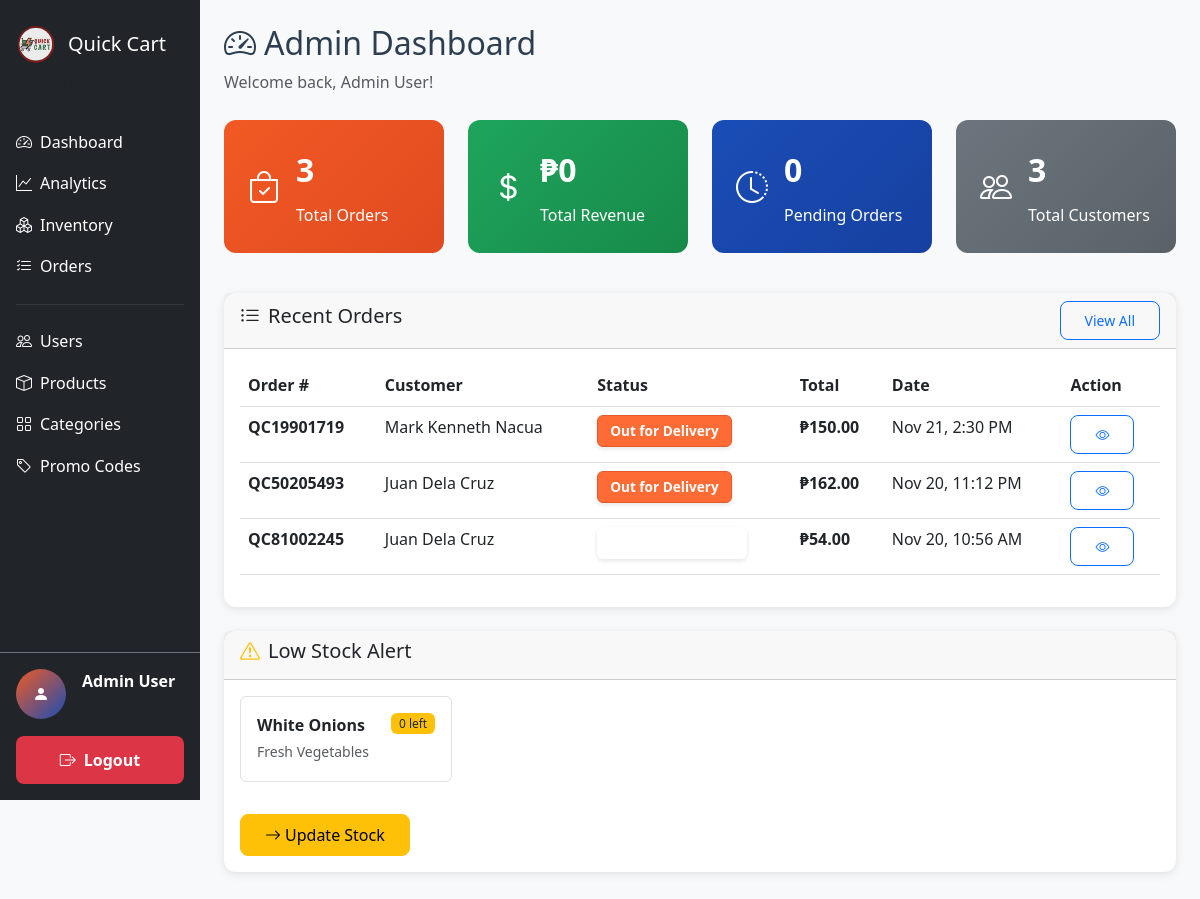
The app's page /dashboard/ (signed in), older data.
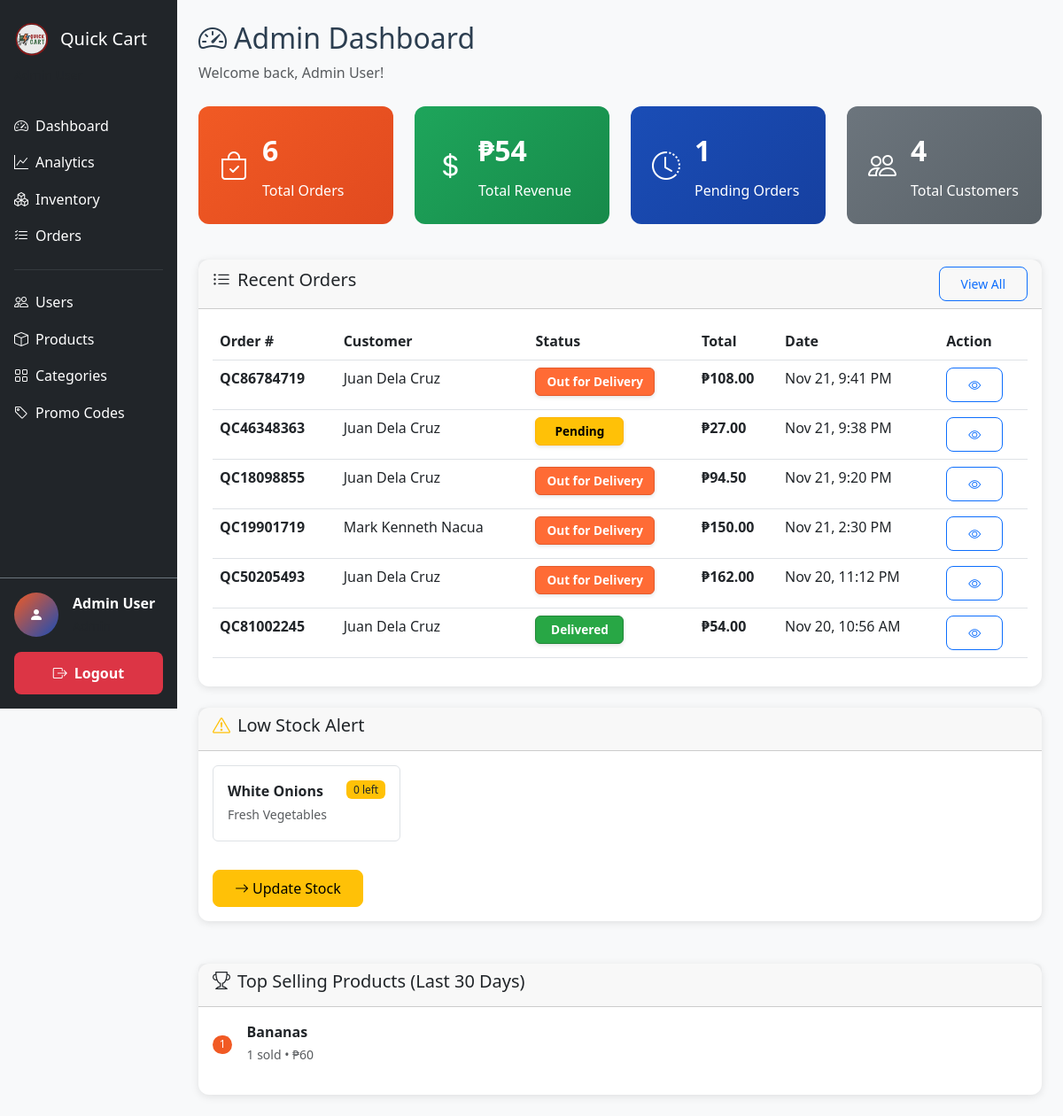
The same page, newer data.
### orders/models.py (models this page shows, shortened)
class Order(models.Model):
    STATUS_CHOICES = [
        ('pending', 'Pending'),
        ('confirmed', 'Confirmed'),
        ('preparing', 'Preparing'),
        ('out_for_delivery', 'Out for Delivery'),
        ('delivered', 'Delivered'),
        ('cancelled', 'Cancelled'),
    ]
    PAYMENT_CHOICES = [
        ('cod', 'Cash on Delivery'),
        ('online', 'Online Payment'),
    ]
    id = models.UUIDField(primary_key=True, default=uuid.uuid4, editable=False)
    user = models.ForeignKey(User, on_delete=models.CASCADE, related_name='orders')
    order_number = models.CharField(max_length=20, unique=True)
    status = models.CharField(max_length=20, choices=STATUS_CHOICES, default='pending')
    payment_method = models.CharField(max_length=20, choices=PAYMENT_CHOICES, default='cod')
    customer_name = models.CharField(max_length=100)
    customer_email = models.EmailField()
    customer_phone = models.CharField(max_length=15)
    delivery_address = models.TextField()
    subtotal = models.DecimalField(max_digits=10, decimal_places=2, validators=[MinValueValidator(0)])
    discount_amount = models.DecimalField(max_digits=10, decimal_places=2, default=0)
    delivery_fee = models.DecimalField(max_digits=10, decimal_places=2, default=0)
    total_amount = models.DecimalField(max_digits=10, decimal_places=2, validators=[MinValueValidator(0)])
    discount_type = models.CharField(max_length=50, blank=True)
    discount_code = models.CharField(max_length=50, blank=True)
    assigned_staff = models.ForeignKey(
        User,
        on_delete=models.SET_NULL,
        null=True,
        blank=True,
        related_name='assigned_orders',
        limit_choices_to={'role': 'staff'}
    )
    created_at = models.DateTimeField(auto_now_add=True)
    updated_at = models.DateTimeField(auto_now=True)
    delivered_at = models.DateTimeField(null=True, blank=True)
    notes = models.TextField(blank=True)
    class Meta:
        ordering = ['-created_at']

### store/models.py (models this page shows, shortened)
class Product(models.Model):
    name = models.CharField(max_length=200)
    slug = models.SlugField(max_length=200, unique=True)
    category = models.ForeignKey(Category, on_delete=models.CASCADE, related_name='products')
    description = models.TextField()
    price = models.DecimalField(max_digits=10, decimal_places=2, validators=[MinValueValidator(0)])
    image = models.ImageField(upload_to='products/', blank=True, null=True)
    stock_quantity = models.PositiveIntegerField(default=0)
    is_available = models.BooleanField(default=True)
    is_featured = models.BooleanField(default=False)
    weight = models.DecimalField(max_digits=5, decimal_places=2, blank=True, null=True, help_text="Weight in kg")
    unit = models.CharField(max_length=20, default='piece', help_text="Unit of measurement (piece, kg, liter, etc.)")
    created_at = models.DateTimeField(auto_now_add=True)
    updated_at = models.DateTimeField(auto_now=True)
    class Meta:
        ordering = ['name']

class Category(models.Model):
    name = models.CharField(max_length=100, unique=True)
    slug = models.SlugField(max_length=100, unique=True)
    description = models.TextField(blank=True)
    image = models.ImageField(upload_to='categories/', blank=True, null=True)
    is_active = models.BooleanField(default=True)
    created_at = models.DateTimeField(auto_now_add=True)
    class Meta:
        verbose_name_plural = 'Categories'
        ordering = ['name']

### dashboard/views.py (the view, shortened to what this page needs)
# urls.py: path('', views.dashboard_home, name='home'),
@login_required
def dashboard_home(request):
    if request.user.role == 'customer':
        return redirect('orders:order_list')
    if request.user.role not in ['admin', 'staff', 'rider']:
        messages.error(request, 'Access denied.')
        return redirect('store:product_list')
    end_date = timezone.now()
    start_date = end_date - timedelta(days=30)
    if request.user.role == 'admin':
        orders_queryset = Order.objects.all()
    elif request.user.role in ['staff', 'rider']:
        orders_queryset = Order.objects.filter(assigned_staff=request.user)
    else:
        orders_queryset = Order.objects.none()
    total_orders = orders_queryset.count()
    total_revenue = orders_queryset.filter(status='delivered').aggregate(
        total=Sum('total_amount')
    )['total'] or 0
    pending_orders = orders_queryset.filter(status='pending').count()
    total_customers = User.objects.filter(role='customer').count()
    recent_orders = orders_queryset.order_by('-created_at')[:10]
    top_products = OrderItem.objects.filter(
        order__created_at__gte=start_date,
        order__status='delivered'
    ).values('product__name').annotate(
        total_sold=Sum('quantity'),
        total_revenue=Sum('total_price')
    ).order_by('-total_sold')[:5]
    monthly_revenue = []
    for i in range(12):
        month_start = (end_date - timedelta(days=30*i)).replace(day=1)
        month_end = (month_start + timedelta(days=32)).replace(day=1) - timedelta(days=1)
        revenue = Order.objects.filter(
            status='delivered',
            created_at__gte=month_start,
            created_at__lte=month_end
        ).aggregate(total=Sum('total_amount'))['total'] or 0
        monthly_revenue.append({
            'month': month_start.strftime('%b %Y'),
            'revenue': float(revenue)
        })
    monthly_revenue.reverse()
    low_stock_products = Product.objects.filter(
        stock_quantity__lte=5,
        is_available=True
    ).order_by('stock_quantity')[:10]
    unread_notifications = []
    context = {
        'total_orders': total_orders,
        'total_revenue': total_revenue,
        'pending_orders': pending_orders,
        'total_customers': total_customers,
        'recent_orders': recent_orders,
        'top_products': top_products,
        'monthly_revenue': monthly_revenue,
        'low_stock_products': low_stock_products,
        'unread_notifications': unread_notifications,
    }
    if request.user.role == 'admin':
        return render(request, 'dashboard/admin_dashboard.html', context)
    elif request.user.role == 'staff':
        return render(request, 'dashboard/staff_dashboard.html', context)
    else:  # rider
        return render(request, 'dashboard/rider_dashboard.html', context)

### cart/context_processors.py (called while the page is built)
def cart_context(request):
    try:
        cart = get_or_create_cart(request)
        return {
            'cart': cart,
            'cart_total_items': cart.get_total_items(),
            'cart_total_price': cart.get_total_price(),
        }
    except:
        return {
            'cart': None,
            'cart_total_items': 0,
            'cart_total_price': 0,
        }

### cart/models.py (called while the page is built)
    def get_total_price(self):
        return sum(item.get_total_price() for item in self.items.all())

    def get_total_items(self):
        return sum(item.quantity for item in self.items.all())

### store/context_processors.py (called while the page is built)
def categories_context(request):
    return {
        'categories': Category.objects.filter(is_active=True).order_by('name')
    }

### templates/dashboard/admin_dashboard.html (shortened to what the changed rows need)
{% extends 'dashboard/admin_base.html' %}
{% block admin_content %}
<div class="mb-4">
    <h2><i class="bi bi-speedometer2 me-2"></i>Admin Dashboard</h2>
</div>
<div class="row mb-4">
    <div class="col-lg-3 col-md-6 mb-3">
        <div class="dashboard-card">
            <div class="d-flex align-items-center">
                <div>
                    <div class="dashboard-stat">{{ total_orders }}</div>
                    <div>Total Orders</div>
                </div>
            </div>
        </div>
    </div>
    <div class="col-lg-3 col-md-6 mb-3">
        <div class="dashboard-card green">
            <div class="d-flex align-items-center">
                <div>
                    <div class="dashboard-stat">₱{{ total_revenue|floatformat:0 }}</div>
                    <div>Total Revenue</div>
                </div>
            </div>
        </div>
    </div>
    <div class="col-lg-3 col-md-6 mb-3">
        <div class="dashboard-card blue">
            <div class="d-flex align-items-center">
                <div>
                    <div class="dashboard-stat">{{ pending_orders }}</div>
                    <div>Pending Orders</div>
                </div>
            </div>
        </div>
    </div>
    <div class="col-lg-3 col-md-6 mb-3">
        <div class="dashboard-card gray">
            <div class="d-flex align-items-center">
                <div>
                    <div class="dashboard-stat">{{ total_customers }}</div>
                    <div>Total Customers</div>
                </div>
            </div>
        </div>
    </div>
</div>
<div class="row">
    <div class="col-12 mb-4">
        <div class="card">
            <div class="card-body">
                {% if recent_orders %}
                <div class="table-responsive">
                    <table class="table table-hover">
                        <thead>
                            <tr>
                                <th>Order #</th>
                                <th>Customer</th>
                                <th>Status</th>
                                <th>Total</th>
                                <th>Date</th>
                                <th>Action</th>
                            </tr>
                        </thead>
                        <tbody>
                            {% for order in recent_orders %}
                            <tr>
                                <td><strong>{{ order.order_number }}</strong></td>
                                <td>{{ order.customer_name }}</td>
                                <td>
                                    <span class="badge order-status status-{{ order.status }}">
                                        {{ order.get_status_display }}
                                    </span>
                                </td>
                                <td><strong>₱{{ order.total_amount }}</strong></td>
                                <td>{{ order.created_at|date:"M d, g:i A" }}</td>
                                <td>
                                    <button class="btn btn-sm btn-outline-primary view-order-btn"
                                            data-order-id="{{ order.id }}"
                                            data-bs-toggle="modal"
                                            data-bs-target="#orderModal{{ order.id }}">
                                        <i class="bi bi-eye"></i>
                                    </button>
                                </td>
                            </tr>
                            {% endfor %}
                        </tbody>
                    </table>
                </div>
                {% else %}
                <p class="text-muted text-center py-3">No recent orders</p>
                {% endif %}
            </div>
        </div>
    </div>
</div>
{% if low_stock_products %}
<div class="row">
    <div class="col-12 mb-4">
        <div class="card">
            <div class="card-body">
                <div class="row">
                    {% for product in low_stock_products %}
                    <div class="col-lg-3 col-md-6 mb-3">
                        <div class="d-flex justify-content-between align-items-start p-3 border rounded">
                            <div>
                                <strong>{{ product.name }}</strong><br>
                                <small class="text-muted">{{ product.category.name }}</small>
                            </div>
                            <span class="badge bg-warning text-dark ms-2">{{ product.stock_quantity }} left</span>
                        </div>
                    </div>
                    {% endfor %}
                </div>
            </div>
        </div>
    </div>
</div>
{% endif %}
{% if top_products %}
<div class="row mt-4">
    <div class="col-12">
        <div class="card">
            <div class="card-header">
                <h5><i class="bi bi-trophy me-2"></i>Top Selling Products (Last 30 Days)</h5>
            </div>
            <div class="card-body">
                <div class="row">
                    {% for product in top_products %}
                    <div class="col-md-4 mb-3">
                        <div class="d-flex align-items-center">
                            <div class="me-3">
                                <span class="badge bg-primary rounded-pill">{{ forloop.counter }}</span>
                            </div>
                            <div>
                                <strong>{{ product.product__name }}</strong><br>
                                <small class="text-muted">{{ product.total_sold }} sold • ₱{{ product.total_revenue|floatformat:0 }}</small>
                            </div>
                        </div>
                    </div>
                    {% endfor %}
                </div>
            </div>
        </div>
    </div>
</div>
{% endif %}
{% endblock %}

Row changes from the older to the newer data that the page shows:
added Order: order_number "QC86784719", customer_name "Juan Dela Cruz", status "Out for Delivery", total_amount "108.00", created_at "Nov 21, 9:41 PM"
added Order: order_number "QC46348363", customer_name "Juan Dela Cruz", status "Pending", total_amount "27.00", created_at "Nov 21, 9:38 PM"
added Order: order_number "QC18098855", customer_name "Juan Dela Cruz", status "Out for Delivery", total_amount "94.50", created_at "Nov 21, 9:20 PM"
changed Order "QC81002245": status (not shown) → "Delivered"
Text that changed along with them:
{{ total_orders }}: "3" → "6"
{{ total_revenue|floatformat:0 }}: "0" → "54"
{{ pending_orders }}: "0" → "1"
{{ total_customers }}: "3" → "4"
text now shown: "Top Selling Products (Last 30 Days)"
new list line: "1 Bananas 1 sold • ₱ 60"
